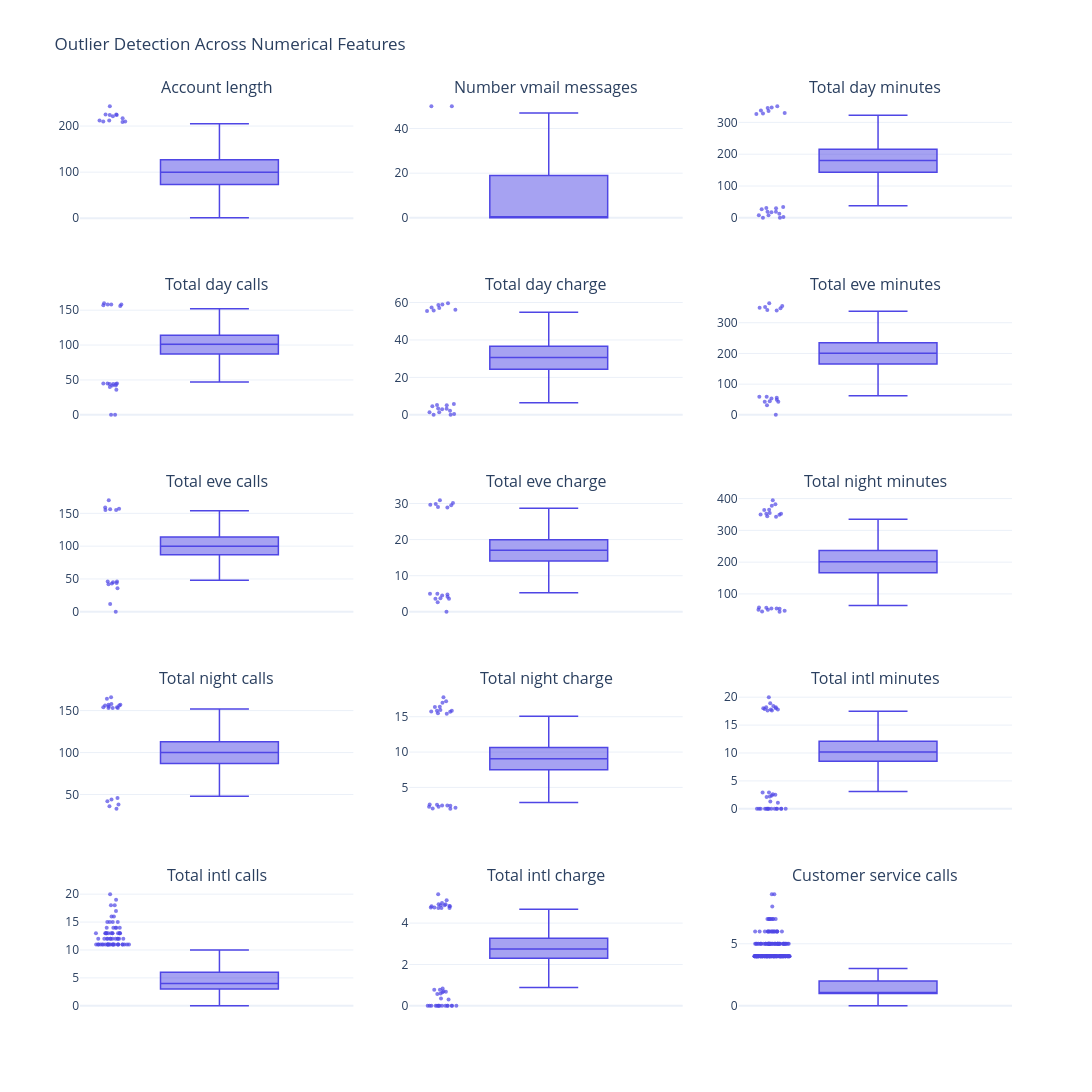

Here is the notebook cell this chart was saved with:
### Markdown cell above
* Voice Mail Plan: Moderate Imbalance: 72.51% (1,933 customers) do not have a voicemail plan, while 27.49% (733 customers) have subscribed. This explains the zero-inflation observed earlier in the Number vmail messages histogram (the ~72.5% of non-subscribers account for the massive spike at 0 messages).
* Most customers aren't interested in international calling plan.
* No Single Dominant State: Most states fall tightly within the 40 to 65 customer range.

### Code cell
num_cols = df.select_dtypes(include=[np.number]).columns.tolist()
exclude_cols = ["Churn", "Area code"]  # adjust based on your dataframe
num_cols = [col for col in num_cols if col not in exclude_cols]

cols_per_row = 3
n_rows = int(np.ceil(len(num_cols) / cols_per_row))

fig = make_subplots(
    rows=n_rows,
    cols=cols_per_row,
    subplot_titles=num_cols,
    vertical_spacing=0.08,
    horizontal_spacing=0.06
)

for idx, col in enumerate(num_cols):
    row = (idx // cols_per_row) + 1
    c = (idx % cols_per_row) + 1
    
    fig.add_trace(
        go.Box(
            y=df[col],
            name="",
            boxpoints="outliers", 
            jitter=0.3,
            pointpos=-1.8,
            marker=dict(color="#4F46E5", size=4, opacity=0.7),
            line=dict(width=1.5)
        ),
        row=row,
        col=c
    )

fig.update_layout(
    height=320 * n_rows,
    width=1100,
    title_text="Outlier Detection Across Numerical Features",
    showlegend=False,
    template="plotly_white"
)
fig.show()

### Figure 1 — Plotly figure (JSON) as saved in the notebook; plotly's stock layout.template omitted (floating-point values rounded to 4 significant figures; data arrays with more than 128 entries replaced by an {"elided": "..."} marker saying what was removed)
{"data": [{"boxpoints": "outliers", "jitter": 0.3, "line": {"width": 1.5}, "marker": {"color": "#4F46E5", "opacity": 0.7, "size": 4}, "name": "", "pointpos": -1.8, "type": "box", "xaxis": "x", "y": {"elided": "2666 int values"}, "yaxis": "y"}, {"boxpoints": "outliers", "jitter": 0.3, "line": {"width": 1.5}, "marker": {"color": "#4F46E5", "opacity": 0.7, "size": 4}, "name": "", "pointpos": -1.8, "type": "box", "xaxis": "x2", "y": {"elided": "2666 int values"}, "yaxis": "y2"}, {"boxpoints": "outliers", "jitter": 0.3, "line": {"width": 1.5}, "marker": {"color": "#4F46E5", "opacity": 0.7, "size": 4}, "name": "", "pointpos": -1.8, "type": "box", "xaxis": "x3", "y": {"elided": "2666 float values"}, "yaxis": "y3"}, {"boxpoints": "outliers", "jitter": 0.3, "line": {"width": 1.5}, "marker": {"color": "#4F46E5", "opacity": 0.7, "size": 4}, "name": "", "pointpos": -1.8, "type": "box", "xaxis": "x4", "y": {"elided": "2666 int values"}, "yaxis": "y4"}, {"boxpoints": "outliers", "jitter": 0.3, "line": {"width": 1.5}, "marker": {"color": "#4F46E5", "opacity": 0.7, "size": 4}, "name": "", "pointpos": -1.8, "type": "box", "xaxis": "x5", "y": {"elided": "2666 float values"}, "yaxis": "y5"}, {"boxpoints": "outliers", "jitter": 0.3, "line": {"width": 1.5}, "marker": {"color": "#4F46E5", "opacity": 0.7, "size": 4}, "name": "", "pointpos": -1.8, "type": "box", "xaxis": "x6", "y": {"elided": "2666 float values"}, "yaxis": "y6"}, {"boxpoints": "outliers", "jitter": 0.3, "line": {"width": 1.5}, "marker": {"color": "#4F46E5", "opacity": 0.7, "size": 4}, "name": "", "pointpos": -1.8, "type": "box", "xaxis": "x7", "y": {"elided": "2666 int values"}, "yaxis": "y7"}, {"boxpoints": "outliers", "jitter": 0.3, "line": {"width": 1.5}, "marker": {"color": "#4F46E5", "opacity": 0.7, "size": 4}, "name": "", "pointpos": -1.8, "type": "box", "xaxis": "x8", "y": {"elided": "2666 float values"}, "yaxis": "y8"}, {"boxpoints": "outliers", "jitter": 0.3, "line": {"width": 1.5}, "marker": {"color": "#4F46E5", "opacity": 0.7, "size": 4}, "name": "", "pointpos": -1.8, "type": "box", "xaxis": "x9", "y": {"elided": "2666 float values"}, "yaxis": "y9"}, {"boxpoints": "outliers", "jitter": 0.3, "line": {"width": 1.5}, "marker": {"color": "#4F46E5", "opacity": 0.7, "size": 4}, "name": "", "pointpos": -1.8, "type": "box", "xaxis": "x10", "y": {"elided": "2666 int values"}, "yaxis": "y10"}, {"boxpoints": "outliers", "jitter": 0.3, "line": {"width": 1.5}, "marker": {"color": "#4F46E5", "opacity": 0.7, "size": 4}, "name": "", "pointpos": -1.8, "type": "box", "xaxis": "x11", "y": {"elided": "2666 float values"}, "yaxis": "y11"}, {"boxpoints": "outliers", "jitter": 0.3, "line": {"width": 1.5}, "marker": {"color": "#4F46E5", "opacity": 0.7, "size": 4}, "name": "", "pointpos": -1.8, "type": "box", "xaxis": "x12", "y": {"elided": "2666 float values"}, "yaxis": "y12"}, {"boxpoints": "outliers", "jitter": 0.3, "line": {"width": 1.5}, "marker": {"color": "#4F46E5", "opacity": 0.7, "size": 4}, "name": "", "pointpos": -1.8, "type": "box", "xaxis": "x13", "y": {"elided": "2666 int values"}, "yaxis": "y13"}, {"boxpoints": "outliers", "jitter": 0.3, "line": {"width": 1.5}, "marker": {"color": "#4F46E5", "opacity": 0.7, "size": 4}, "name": "", "pointpos": -1.8, "type": "box", "xaxis": "x14", "y": {"elided": "2666 float values"}, "yaxis": "y14"}, {"boxpoints": "outliers", "jitter": 0.3, "line": {"width": 1.5}, "marker": {"color": "#4F46E5", "opacity": 0.7, "size": 4}, "name": "", "pointpos": -1.8, "type": "box", "xaxis": "x15", "y": {"elided": "2666 int values"}, "yaxis": "y15"}], "layout": {"annotations": [{"font": {"size": 16}, "showarrow": false, "text": "Account length", "x": 0.1467, "xanchor": "center", "xref": "paper", "y": 1.0, "yanchor": "bottom", "yref": "paper"}, {"font": {"size": 16}, "showarrow": false, "text": "Number vmail messages", "x": 0.5, "xanchor": "center", "xref": "paper", "y": 1.0, "yanchor": "bottom", "yref": "paper"}, {"font": {"size": 16}, "showarrow": false, "text": "Total day minutes", "x": 0.8533, "xanchor": "center", "xref": "paper", "y": 1.0, "yanchor": "bottom", "yref": "paper"}, {"font": {"size": 16}, "showarrow": false, "text": "Total day calls", "x": 0.1467, "xanchor": "center", "xref": "paper", "y": 0.784, "yanchor": "bottom", "yref": "paper"}, {"font": {"size": 16}, "showarrow": false, "text": "Total day charge", "x": 0.5, "xanchor": "center", "xref": "paper", "y": 0.784, "yanchor": "bottom", "yref": "paper"}, {"font": {"size": 16}, "showarrow": false, "text": "Total eve minutes", "x": 0.8533, "xanchor": "center", "xref": "paper", "y": 0.784, "yanchor": "bottom", "yref": "paper"}, {"font": {"size": 16}, "showarrow": false, "text": "Total eve calls", "x": 0.1467, "xanchor": "center", "xref": "paper", "y": 0.568, "yanchor": "bottom", "yref": "paper"}, {"font": {"size": 16}, "showarrow": false, "text": "Total eve charge", "x": 0.5, "xanchor": "center", "xref": "paper", "y": 0.568, "yanchor": "bottom", "yref": "paper"}, {"font": {"size": 16}, "showarrow": false, "text": "Total night minutes", "x": 0.8533, "xanchor": "center", "xref": "paper", "y": 0.568, "yanchor": "bottom", "yref": "paper"}, {"font": {"size": 16}, "showarrow": false, "text": "Total night calls", "x": 0.1467, "xanchor": "center", "xref": "paper", "y": 0.352, "yanchor": "bottom", "yref": "paper"}, {"font": {"size": 16}, "showarrow": false, "text": "Total night charge", "x": 0.5, "xanchor": "center", "xref": "paper", "y": 0.352, "yanchor": "bottom", "yref": "paper"}, {"font": {"size": 16}, "showarrow": false, "text": "Total intl minutes", "x": 0.8533, "xanchor": "center", "xref": "paper", "y": 0.352, "yanchor": "bottom", "yref": "paper"}, {"font": {"size": 16}, "showarrow": false, "text": "Total intl calls", "x": 0.1467, "xanchor": "center", "xref": "paper", "y": 0.136, "yanchor": "bottom", "yref": "paper"}, {"font": {"size": 16}, "showarrow": false, "text": "Total intl charge", "x": 0.5, "xanchor": "center", "xref": "paper", "y": 0.136, "yanchor": "bottom", "yref": "paper"}, {"font": {"size": 16}, "showarrow": false, "text": "Customer service calls", "x": 0.8533, "xanchor": "center", "xref": "paper", "y": 0.136, "yanchor": "bottom", "yref": "paper"}], "height": 1600, "showlegend": false, "title": {"text": "Outlier Detection Across Numerical Features"}, "width": 1100, "xaxis": {"anchor": "y", "domain": [0, 0.2933]}, "xaxis10": {"anchor": "y10", "domain": [0, 0.2933]}, "xaxis11": {"anchor": "y11", "domain": [0.3533, 0.6467]}, "xaxis12": {"anchor": "y12", "domain": [0.7067, 1]}, "xaxis13": {"anchor": "y13", "domain": [0, 0.2933]}, "xaxis14": {"anchor": "y14", "domain": [0.3533, 0.6467]}, "xaxis15": {"anchor": "y15", "domain": [0.7067, 1]}, "xaxis2": {"anchor": "y2", "domain": [0.3533, 0.6467]}, "xaxis3": {"anchor": "y3", "domain": [0.7067, 1]}, "xaxis4": {"anchor": "y4", "domain": [0, 0.2933]}, "xaxis5": {"anchor": "y5", "domain": [0.3533, 0.6467]}, "xaxis6": {"anchor": "y6", "domain": [0.7067, 1]}, "xaxis7": {"anchor": "y7", "domain": [0, 0.2933]}, "xaxis8": {"anchor": "y8", "domain": [0.3533, 0.6467]}, "xaxis9": {"anchor": "y9", "domain": [0.7067, 1]}, "yaxis": {"anchor": "x", "domain": [0.864, 1.0]}, "yaxis10": {"anchor": "x10", "domain": [0.216, 0.352]}, "yaxis11": {"anchor": "x11", "domain": [0.216, 0.352]}, "yaxis12": {"anchor": "x12", "domain": [0.216, 0.352]}, "yaxis13": {"anchor": "x13", "domain": [0, 0.136]}, "yaxis14": {"anchor": "x14", "domain": [0, 0.136]}, "yaxis15": {"anchor": "x15", "domain": [0, 0.136]}, "yaxis2": {"anchor": "x2", "domain": [0.864, 1.0]}, "yaxis3": {"anchor": "x3", "domain": [0.864, 1.0]}, "yaxis4": {"anchor": "x4", "domain": [0.648, 0.784]}, "yaxis5": {"anchor": "x5", "domain": [0.648, 0.784]}, "yaxis6": {"anchor": "x6", "domain": [0.648, 0.784]}, "yaxis7": {"anchor": "x7", "domain": [0.432, 0.568]}, "yaxis8": {"anchor": "x8", "domain": [0.432, 0.568]}, "yaxis9": {"anchor": "x9", "domain": [0.432, 0.568]}}}
